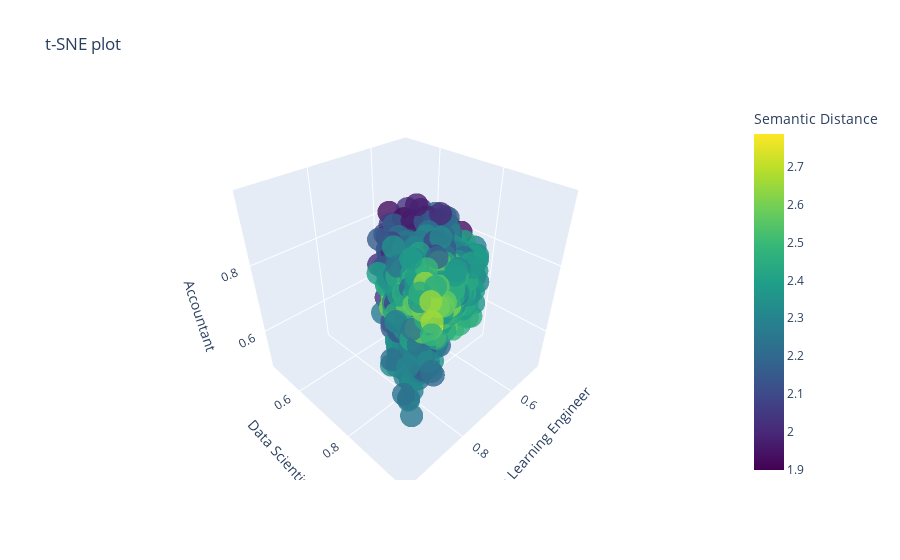

Here is the notebook cell this chart was saved with:
### Code cell
import pandas as pd
import plotly.graph_objects as go
from plotly.offline import plot
# Assuming df is your DataFrame and it has columns 'tsne-2d-one', 'tsne-2d-two' and 'title'
df = df.copy()
df['x_dist'] = df['vector'].apply(lambda x: cosine_distance(x, x_vector))
df['y_dist'] = df['vector'].apply(lambda x: cosine_distance(x, y_vector))
df['z_dist'] = df['vector'].apply(lambda x: cosine_distance(x, z_vector))

distance_df = df.copy()
x = distance_df['x_dist'].values
y = distance_df['y_dist'].values
z = distance_df['z_dist'].values
num_embeddings = distance_df['num_embedding'].values
global_min = min(x.min(), y.min(), z.min())
global_max = max(x.max(), y.max(), z.max())
fig = go.Figure(data=go.Scatter3d(
    x=x,
    y=y,
    z=z,
    mode='markers',
    marker=dict(
        size=8,
        color=x+y+z ,  # set color to cluster values
        colorscale='Viridis',  # choose a colorscale
        opacity=0.8,
        colorbar=dict(title='Semantic Distance')
    ),
    # marker=dict(size=8, opacity=0.5),
    text=distance_df['title']+' | '+distance_df['company_name']+' | '+distance_df['num_embedding'].astype(str),  # this will set the hover text
    hoverinfo='text',
    name='Semantic Distance'

    
))

fig.update_layout(title='t-SNE plot',
                  scene=dict(
                      xaxis_title=x_text,
                      yaxis_title=y_text,
                      zaxis_title=z_text,
                      aspectmode='cube',
                      xaxis=dict(range=[global_min, global_max]),  # set range for x axis
                      yaxis=dict(range=[global_min, global_max]),  # set range for y axis
                      zaxis=dict(range=[global_min, global_max]),  # set range for z axis
                  ),
                  hovermode='closest')


fig.show()

plot(fig)

### Figure 1 — Plotly figure (JSON) as saved in the notebook; plotly's stock layout.template omitted (floating-point values rounded to 4 significant figures; data arrays with more than 128 entries replaced by an {"elided": "..."} marker saying what was removed)
{"data": [{"hoverinfo": "text", "marker": {"color": {"elided": "9955 float values"}, "colorbar": {"title": {"text": "Semantic Distance"}}, "colorscale": [[0, "#440154"], [0.1111, "#482878"], [0.2222, "#3e4989"], [0.3333, "#31688e"], [0.4444, "#26828e"], [0.5556, "#1f9e89"], [0.6667, "#35b779"], [0.7778, "#6ece58"], [0.8889, "#b5de2b"], [1, "#fde725"]], "opacity": 0.8, "size": 8}, "mode": "markers", "name": "Semantic Distance", "text": {"elided": "9955 str values"}, "type": "scatter3d", "x": {"elided": "9955 float values"}, "y": {"elided": "9955 float values"}, "z": {"elided": "9955 float values"}}], "layout": {"hovermode": "closest", "scene": {"aspectmode": "cube", "xaxis": {"range": [0.4728, 0.9892], "title": {"text": "Machine Learning Engineer"}}, "yaxis": {"range": [0.4728, 0.9892], "title": {"text": "Data Scientist"}}, "zaxis": {"range": [0.4728, 0.9892], "title": {"text": "Accountant"}}}, "title": {"text": "t-SNE plot"}}}
